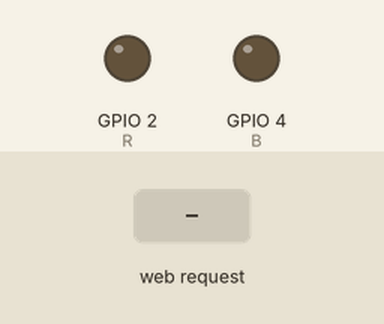
This sketch was run on a simulated ESP32. Parts: output pins drawn as LEDs (lit = HIGH). The inputs (shaded band) are chosen by the test bench. WiFi joins after 1.5 s; servers stay silent unless stated; what the sketch prints to the serial monitor is not drawn.

Above: at 2.7 s.
2.8 s: HTTP request GET /ron received
At 3.7 s:
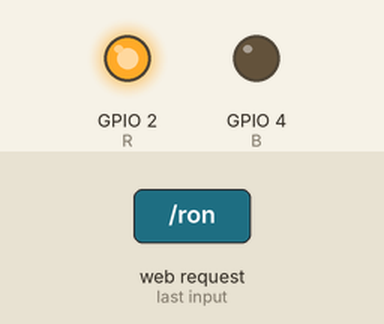
4.3 s: HTTP request GET /bon received
At 4.9 s:
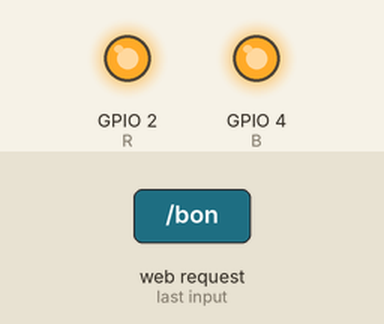
5.8 s: HTTP request GET /roff received
At 7.0 s:
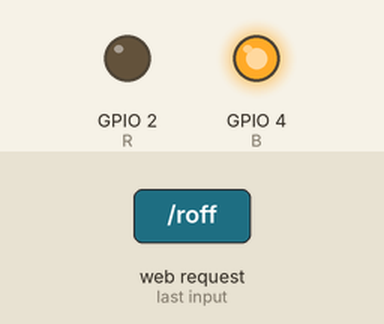
7.3 s: HTTP request GET /boff received
At 8.3 s:
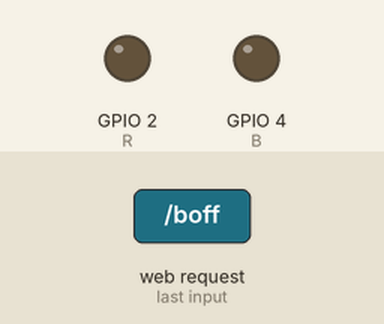
Timing chart, 0 to 9.8 s (numbered marks = the images above; inputs shaded):
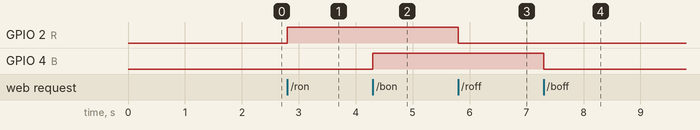

Measured:
- after the input at 2.8 s, GPIO 2 (R): LOW → HIGH at once
- after the input at 4.3 s, GPIO 4 (B): LOW → HIGH at once
- after the input at 5.8 s, GPIO 2 (R): HIGH → LOW at once
- after the input at 7.3 s, GPIO 4 (B): HIGH → LOW at once

The sketch:

wifi_led.ino
```cpp
/*
 * Project 1 — Wi-Fi Based LED Control
 * ANU Electronics — Bug in Circuit IoT Kit
 *
 * Hardware:
 *   Red LED  → GPIO 2 via 220Ω → GND
 *   Blue LED → GPIO 4 via 220Ω → GND
 *
 * Usage:
 *   1. Upload sketch → open Serial Monitor → note IP address
 *   2. Open browser on same Wi-Fi → enter IP
 *   3. Click ON/OFF buttons to toggle LEDs
 */

#include <WiFi.h>
#include <WebServer.h>

const char* ssid = "YOUR_WIFI_SSID";
const char* pass = "YOUR_WIFI_PASSWORD";

WebServer server(80);

#define R 2   // Red LED
#define B 4   // Blue LED

// ── HTML page ────────────────────────────────────────────────────────────────
String getHTML() {
  return R"rawliteral(
<!DOCTYPE html><html>
<head><meta name="viewport" content="width=device-width,initial-scale=1">
<title>Wi-Fi LED Control</title>
<style>
  body{font-family:sans-serif;text-align:center;padding:20px;}
  button{padding:12px 28px;margin:8px;font-size:1rem;border:none;
         border-radius:6px;cursor:pointer;color:#fff;}
  .on {background:#2e7d32;} .off{background:#c62828;}
</style></head>
<body>
<h2>🔴 Red LED</h2>
<a href="/ron"> <button class="on">ON</button></a>
<a href="/roff"><button class="off">OFF</button></a>
<h2>🔵 Blue LED</h2>
<a href="/bon"> <button class="on">ON</button></a>
<a href="/boff"><button class="off">OFF</button></a>
</body></html>
)rawliteral";
}

// ── Setup ────────────────────────────────────────────────────────────────────
void setup() {
  Serial.begin(9600);
  pinMode(R, OUTPUT);
  pinMode(B, OUTPUT);

  WiFi.begin(ssid, pass);
  Serial.print("Connecting to Wi-Fi");
  while (WiFi.status() != WL_CONNECTED) {
    delay(500);
    Serial.print(".");
  }
  Serial.println("\nConnected! IP: " + WiFi.localIP().toString());

  server.on("/",    []() { server.send(200, "text/html", getHTML()); });
  server.on("/ron",  []() { digitalWrite(R, HIGH); server.send(200, "text/html", getHTML()); });
  server.on("/roff", []() { digitalWrite(R, LOW);  server.send(200, "text/html", getHTML()); });
  server.on("/bon",  []() { digitalWrite(B, HIGH); server.send(200, "text/html", getHTML()); });
  server.on("/boff", []() { digitalWrite(B, LOW);  server.send(200, "text/html", getHTML()); });
  server.begin();
}

// ── Loop ─────────────────────────────────────────────────────────────────────
void loop() {
  server.handleClient();
}
```
